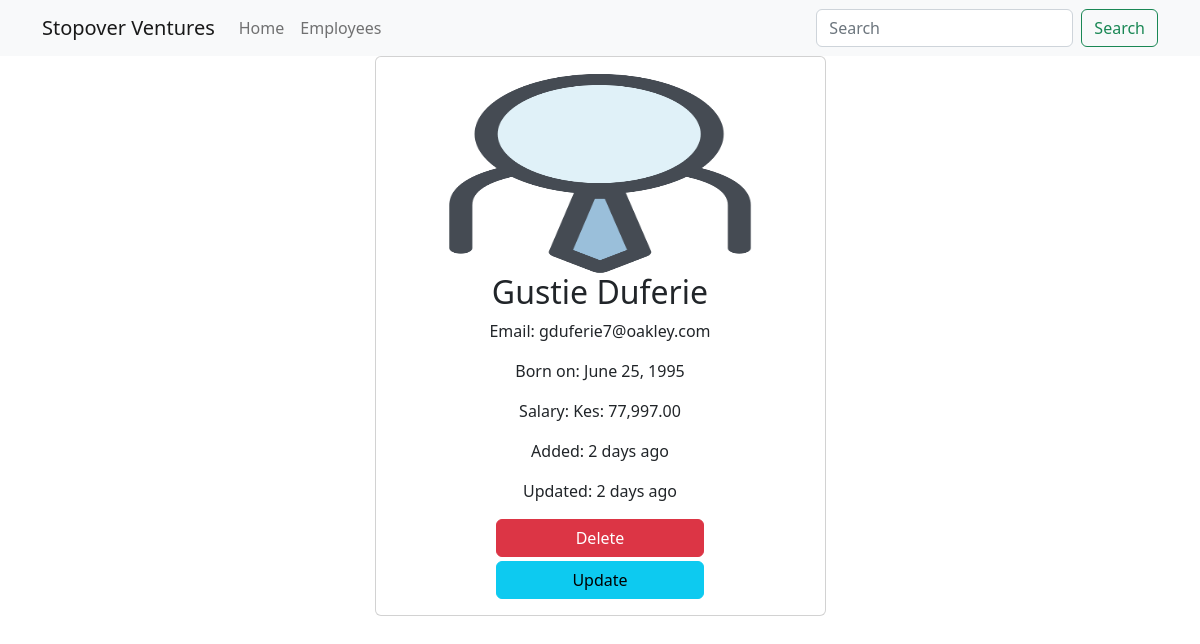
/employees/8, run on an earlier commit of the app's database.
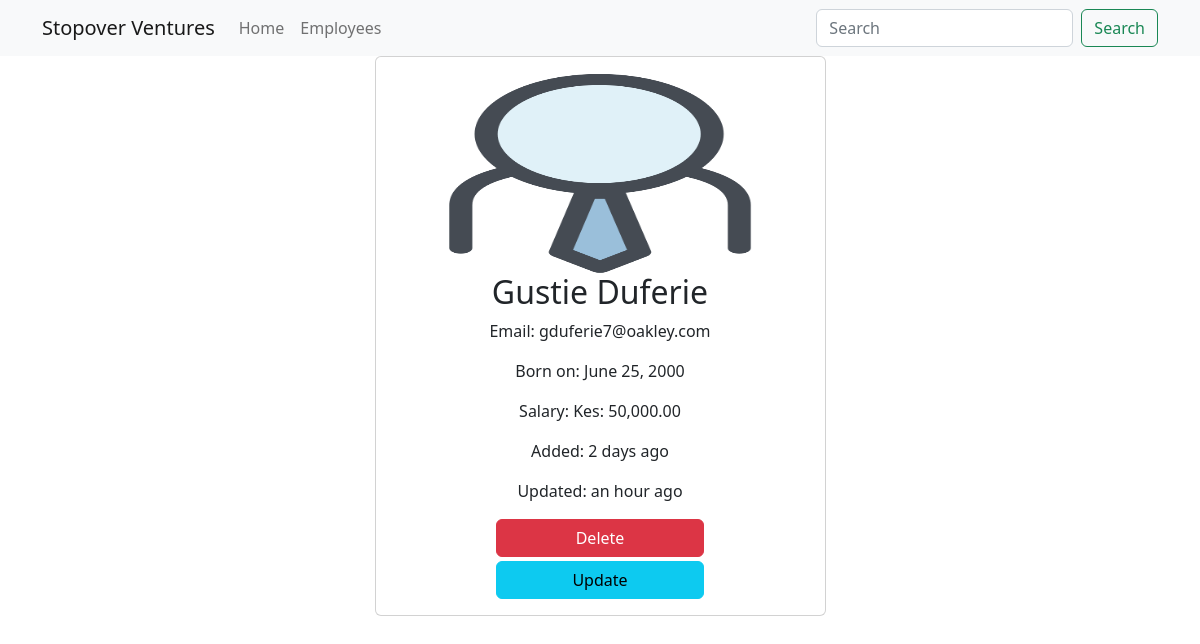
And on a later commit of the database.
### main_app/models.py (models this page shows, shortened)
class Employee(models.Model):
    name = models.CharField(max_length=40)
    email = models.EmailField(unique=True)
    dob = models.DateField(null=True)
    salary = models.DecimalField(max_digits=7, decimal_places=2)
    disabled = models.BooleanField(default=False)
    profile = models.ImageField(upload_to=unique_img_name, null=True, default="employees/default.png")
    created_at = models.DateTimeField(auto_now_add=True, null=True)  # added once during creation
    updated_at = models.DateTimeField(auto_now=True, null=True)  # updates every time update happens

### main_app/views.py (the view)
# urls.py: path('employees/<int:emp_id>', views.employee_details, name="details"),
def employee_details(request, emp_id):
    employee = Employee.objects.get(pk=emp_id)  # SELECT * From employees WHERE id=1
    return render(request, 'employee_details.html', {"employee": employee})

### templates/employee_details.html (shortened to what this page needs)
{% extends 'base_template.html' %}
{% load humanize %}
{% block content %}
	{% include 'navbar.html' %}
	<div class="container">
	<div class="row justify-content-center">
		<div class="col-sm-5">
			<div class="card text-center">
				<div class="card-body">
					{% if employee.profile %}
						<img src="{{ employee.profile.url }}" height="200px" width="200px" alt="" class="card-img-top">
					{% endif %}
					<h2 class="card-title">{{ employee.name }}</h2>
					<p class="card-text">Email: {{ employee.email }}</p>
					<p class="card-text">Born on: {{ employee.dob }}</p>
					<p class="card-text">Salary: Kes: {{ employee.salary | intcomma}} </p>
					<p class="card-text">Added: {{ employee.created_at | naturaltime }}</p>
					<p class="card-text">Updated: {{ employee.updated_at | naturaltime }}</p>
					<a href="{% url 'delete' employee.id %}" class="btn btn-danger w-50 mb-1">Delete</a>
					<br>
					<a href="{% url 'update' employee.id %}" class="btn btn-info w-50 ">Update</a>
				</div>
			</div>
		</div>
	</div>
</div>
{% endblock %}

What changed in the data, as far as the page shows it:
changed Employee "Gustie Duferie": dob "June 25, 1995" → "June 25, 2000"; salary "77,997.00" → "50,000.00"; updated_at "2 days ago" → "an hour ago"
